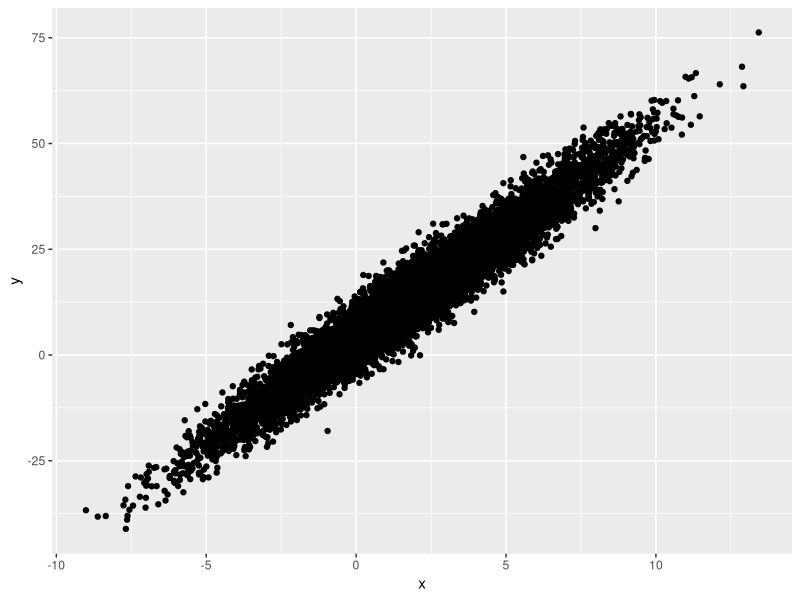
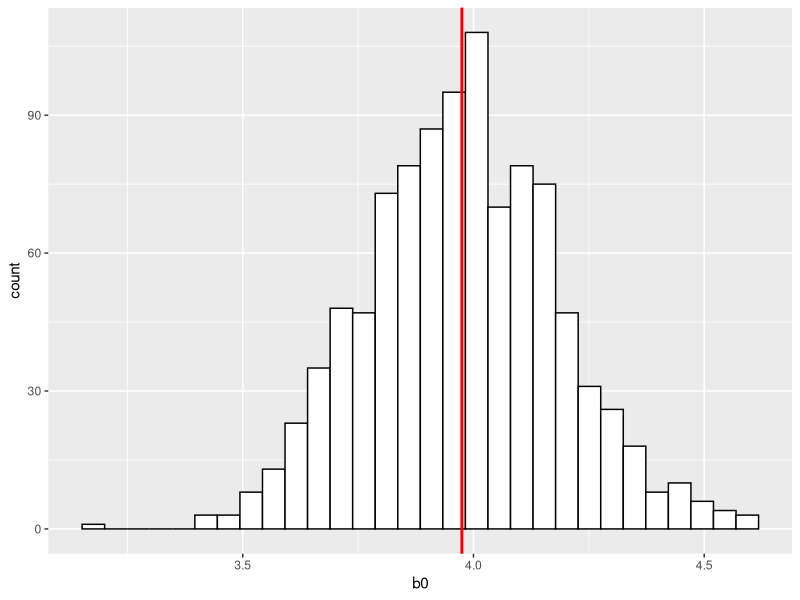
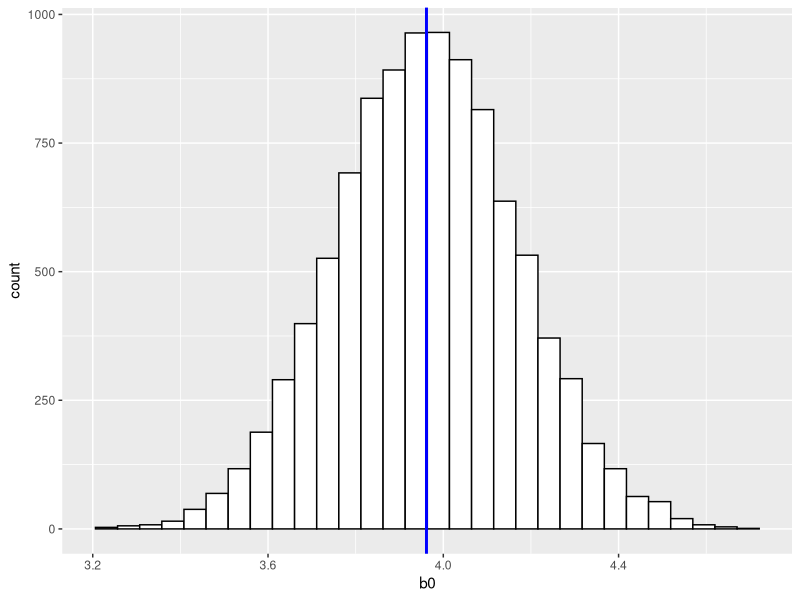

These figures' R source, in order:
## ---- chunk 1
library(ggplot2)
set.seed(1)
x <-rnorm(10000, mean = 2, sd = 3)
y <- 4 + 5*x + rnorm(10000,0,4)
df <- cbind.data.frame(y,x)

ggplot(data = df, aes( x =x, y =y )) + 
  geom_point()
## ---- chunk 2
# Muestras de la población
results_pop <- data.frame(b0 = double(), b1 = double())
set.seed(123)
for (i in 1:1000){
  df_train <- df[sample(nrow(df),size = 500,replace = FALSE),]
  ml_train <- lm(formula = y ~ x, data = df_train)
  results_pop[i,1] = ml_train$coefficients[[1]]
  results_pop[i,2] = ml_train$coefficients[[2]]
  
}

summary(results_pop)
print(paste0("El desvío estándar de b0 a partir de 1000 modelos es ", sd(x = results_pop$b0)))

ggplot(data = results_pop) + 
  geom_histogram( aes( x = b0), fill = "white", colour = "black")  + 
  geom_vline( aes(xintercept = mean(b0)), colour = "red", size = 1)
## ---- chunk 3
# Muestras de la población
results_sample <- data.frame(b0 = double(), b1 = double())
set.seed(456)
df_train_sample <- df[sample(nrow(df),size = 500,replace = FALSE),]
ml_train_sample <- lm(formula = y ~ x, data = df_train_sample)

results_sample[1,1] <- ml_train_sample$coefficients[[1]]
results_sample[1,2] <- ml_train_sample$coefficients[[2]]

knitr::kable(results_sample, caption = "Coefficients")
## ---- chunk 4
# Muestras de la población
results_bootstrap <- data.frame(b0 = double(), b1 = double())
set.seed(789)
for (i in 1:10000){
  df_train_bs <- df[sample(nrow(df_train_sample),size = 500,replace = TRUE),]
  ml_train_bs <- lm(formula = y ~ x, data = df_train_bs)
  results_bootstrap[i,1] = ml_train_bs$coefficients[[1]]
  results_bootstrap[i,2] = ml_train_bs$coefficients[[2]]
  
}

summary(results_bootstrap)
print(paste0("El desvío estándar de b0 a partir de 10000 modelos es ", sd(x = results_bootstrap$b0)))

ggplot(data = results_bootstrap) + 
  geom_histogram( aes( x = b0),fill = "white", colour = "black") + 
  geom_vline( aes(xintercept = mean(b0)), colour = "blue", size = 1)
## ---- chunk 5
summary(ml_train_sample)
